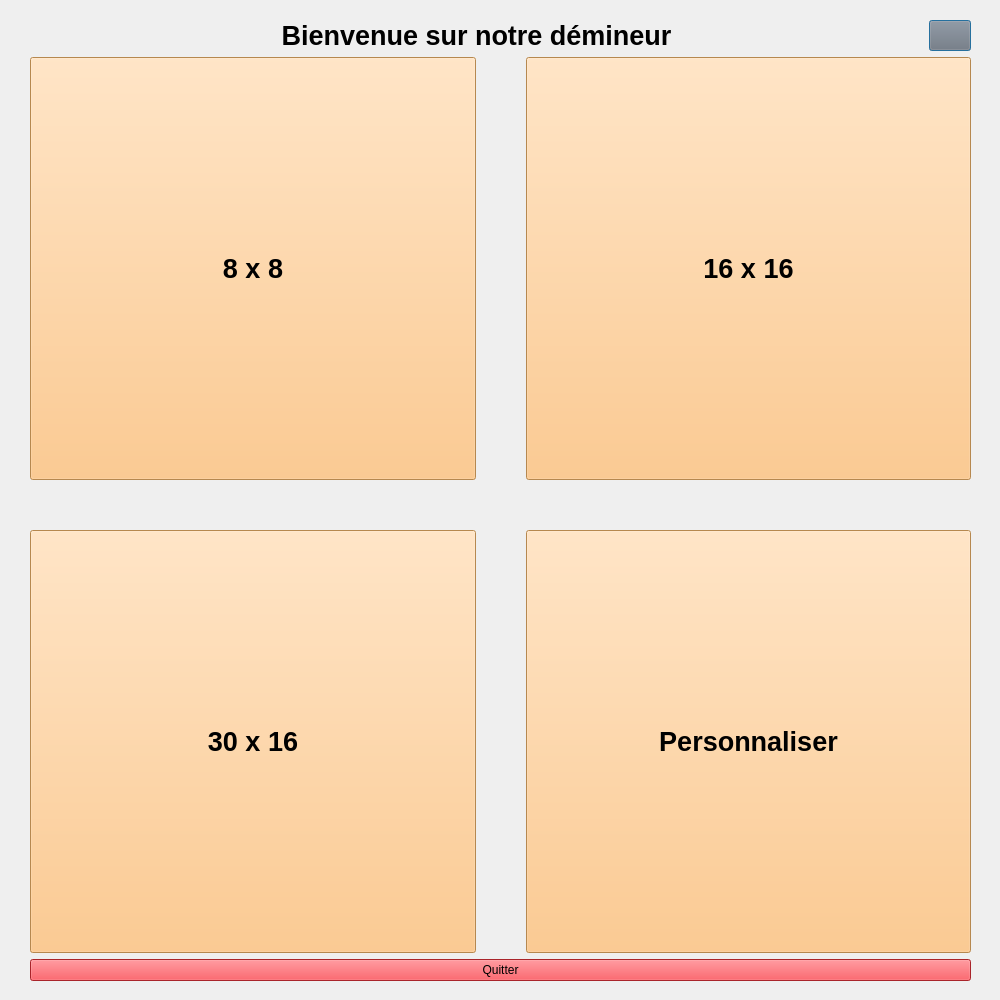
<?xml version="1.0" encoding="UTF-8"?>
<ui version="4.0">
 <class>ChooseDifficultyDialog</class>
 <widget class="QDialog" name="ChooseDifficultyDialog">
  <property name="geometry">
   <rect>
    <x>0</x>
    <y>0</y>
    <width>1000</width>
    <height>1000</height>
   </rect>
  </property>
  <property name="windowTitle">
   <string>Démineur</string>
  </property>
  <property name="styleSheet">
   <string notr="true">
QPushButton { background-color: rgb(119, 118, 123); }
</string>
  </property>
  <widget class="QWidget" name="verticalLayoutWidget_2">
   <property name="geometry">
    <rect>
     <x>10</x>
     <y>10</y>
     <width>981</width>
     <height>981</height>
    </rect>
   </property>
   <layout class="QVBoxLayout" name="verticalLayout_2">
    <property name="leftMargin">
     <number>20</number>
    </property>
    <property name="topMargin">
     <number>10</number>
    </property>
    <property name="rightMargin">
     <number>20</number>
    </property>
    <property name="bottomMargin">
     <number>10</number>
    </property>
    <item>
     <layout class="QHBoxLayout" name="headerLayout">
      <item>
       <widget class="QLabel" name="label">
        <property name="font">
         <font>
          <pointsize>20</pointsize>
          <bold>true</bold>
         </font>
        </property>
        <property name="text">
         <string>Bienvenue sur notre démineur</string>
        </property>
        <property name="alignment">
         <set>Qt::AlignCenter</set>
        </property>
       </widget>
      </item>
      <item>
       <widget class="QPushButton" name="soundButton">
        <property name="styleSheet">
         <string notr="true">
QPushButton { max-width: 40px; max-height: 40px; }
</string>
        </property>
        <property name="icon">
         <iconset>
          <normaloff>images/sound-off.png</normaloff>images/sound-off.png</iconset>
        </property>
       </widget>
      </item>
     </layout>
    </item>
    <item>
     <layout class="QGridLayout" name="gridLayout">
      <property name="topMargin">
       <number>0</number>
      </property>
      <property name="rightMargin">
       <number>0</number>
      </property>
      <property name="spacing">
       <number>50</number>
      </property>
      <item row="1" column="0">
       <widget class="QPushButton" name="schema_30_16">
        <property name="sizePolicy">
         <sizepolicy hsizetype="Expanding" vsizetype="Expanding">
          <horstretch>0</horstretch>
          <verstretch>0</verstretch>
         </sizepolicy>
        </property>
        <property name="font">
         <font>
          <pointsize>20</pointsize>
          <bold>true</bold>
         </font>
        </property>
        <property name="styleSheet">
         <string notr="true">
QPushButton { background-color: rgb(255, 190, 111); }
</string>
        </property>
        <property name="text">
         <string>30 x 16</string>
        </property>
       </widget>
      </item>
      <item row="1" column="1">
       <widget class="QPushButton" name="schema_free">
        <property name="sizePolicy">
         <sizepolicy hsizetype="Expanding" vsizetype="Expanding">
          <horstretch>0</horstretch>
          <verstretch>0</verstretch>
         </sizepolicy>
        </property>
        <property name="font">
         <font>
          <pointsize>20</pointsize>
          <bold>true</bold>
         </font>
        </property>
        <property name="styleSheet">
         <string notr="true">
QPushButton { background-color: rgb(255, 190, 111); }
</string>
        </property>
        <property name="text">
         <string>Personnaliser</string>
        </property>
       </widget>
      </item>
      <item row="0" column="0">
       <widget class="QPushButton" name="schema_8_8">
        <property name="sizePolicy">
         <sizepolicy hsizetype="Minimum" vsizetype="Expanding">
          <horstretch>0</horstretch>
          <verstretch>0</verstretch>
         </sizepolicy>
        </property>
        <property name="minimumSize">
         <size>
          <width>0</width>
          <height>0</height>
         </size>
        </property>
        <property name="font">
         <font>
          <pointsize>20</pointsize>
          <bold>true</bold>
         </font>
        </property>
        <property name="styleSheet">
         <string notr="true">
QPushButton { background-color: rgb(255, 190, 111); }
</string>
        </property>
        <property name="text">
         <string>8 x 8</string>
        </property>
       </widget>
      </item>
      <item row="0" column="1">
       <widget class="QPushButton" name="schema_16_16">
        <property name="sizePolicy">
         <sizepolicy hsizetype="Expanding" vsizetype="Expanding">
          <horstretch>0</horstretch>
          <verstretch>0</verstretch>
         </sizepolicy>
        </property>
        <property name="font">
         <font>
          <pointsize>20</pointsize>
          <bold>true</bold>
         </font>
        </property>
        <property name="styleSheet">
         <string notr="true">
QPushButton { background-color: rgb(255, 190, 111); }
</string>
        </property>
        <property name="text">
         <string>16 x 16</string>
        </property>
       </widget>
      </item>
     </layout>
    </item>
    <item>
     <widget class="QPushButton" name="exitButton">
      <property name="styleSheet">
       <string notr="true">QPushButton { background-color:rgb(237, 51, 59); }
</string>
      </property>
      <property name="text">
       <string>Quitter</string>
      </property>
     </widget>
    </item>
   </layout>
  </widget>
 </widget>
 <resources/>
 <connections/>
</ui>
